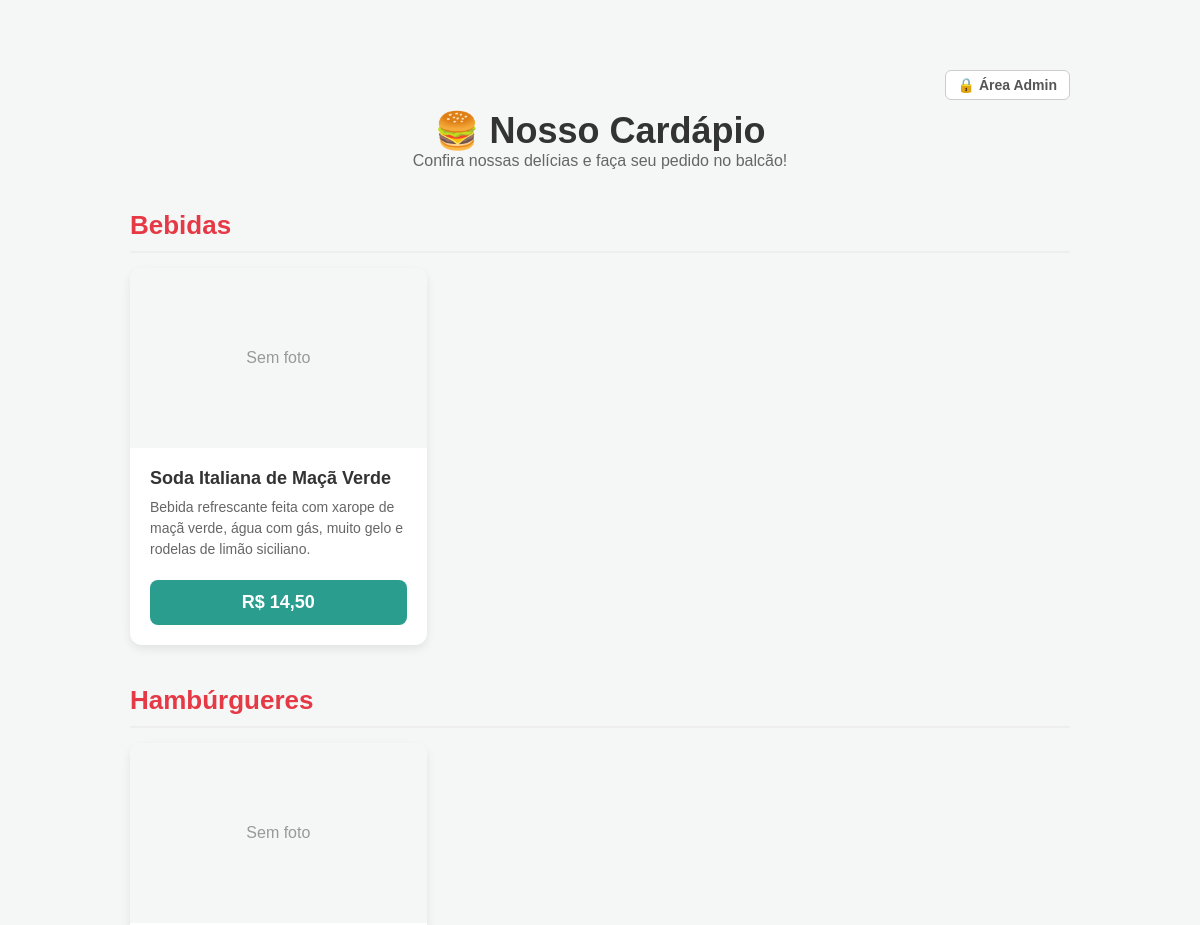
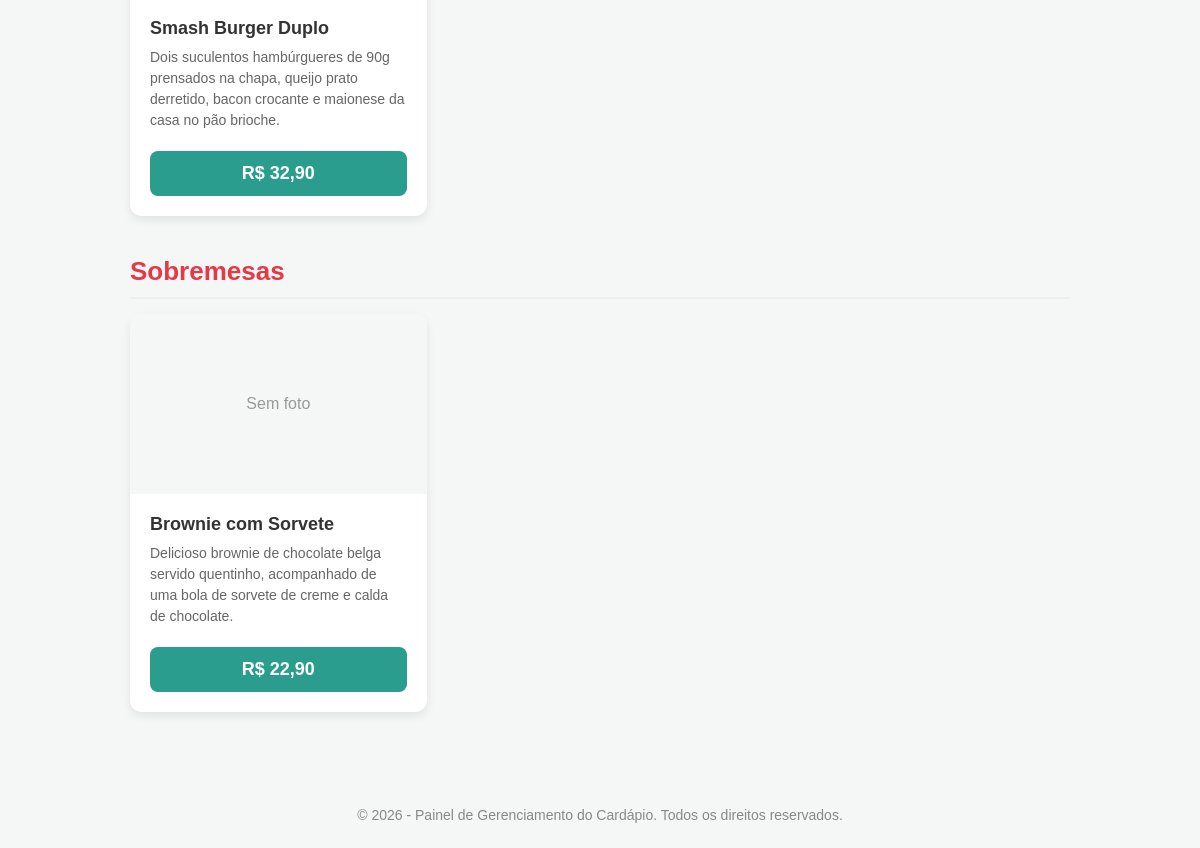
The page / on the database its author committed (2 pictures, top to bottom).
### tables this page shows
CREATE TABLE produtos (
    id INT AUTO_INCREMENT PRIMARY KEY,
    categoria_id INT NOT NULL,
    nome VARCHAR(100) NOT NULL,
    descricao TEXT,
    preco DECIMAL(10,2) NOT NULL,
    imagem VARCHAR(255) DEFAULT 'sem-foto.jpg',
    disponivel BOOLEAN DEFAULT TRUE,
    FOREIGN KEY (categoria_id) REFERENCES categorias(id)
);

CREATE TABLE categorias (
    id INT AUTO_INCREMENT PRIMARY KEY,
    nome VARCHAR(50) NOT NULL
);

### index.php (the view, shortened to what this page needs)
<?php
if (isset($_SESSION["usuario_nome"])) {
    $url_admin = "admin/dashboard.php";
    $texto_btn = "⚙️ Ir para o Dashboard";
} else {
    $url_admin = "login.php";
    $texto_btn = "🔒 Área Admin";
}
require_once "config/conexao.php";
$sql = "SELECT p.*, c.nome as categoria_nome
        FROM produtos p
        JOIN categorias c ON p.categoria_id = c.id
        WHERE p.disponivel = 1
        ORDER BY c.nome, p.nome";
$resultado = mysqli_query($conexao, $sql);
$cardapio_agrupado = [];
while ($item = mysqli_fetch_assoc($resultado)) {
    $categoria = $item['categoria_nome'];
    $cardapio_agrupado[$categoria][] = $item;
}
?>
<!DOCTYPE html>
<html lang="pt-BR">
<head>
    <link rel="stylesheet" href="assets/style.css">
</head>
<body>
    <div class="main-container" style="max-width: 1000px; background: transparent; box-shadow: none;">
        <div style="display: flex; justify-content: flex-end; margin-bottom: 10px;">
            <a href="<?php echo $url_admin; ?>" style="color: #555; text-decoration: none; font-size: 14px; border: 1px solid #ccc; padding: 6px 12px; border-radius: 6px; background-color: white; transition: 0.3s; font-weight: bold;">
                <?php echo $texto_btn; ?>
            </a>
        </div>
        <div style="text-align: center; margin-bottom: 30px;">
            <h1 style="color: #333; font-size: 36px;">🍔 Nosso Cardápio</h1>
            <p style="color: #666;">Confira nossas delícias e faça seu pedido no balcão!</p>
        </div>
        <?php if (empty($cardapio_agrupado)): ?>
            <div style="text-align: center; padding: 50px; background: white; border-radius: 8px;">
                <h3 style="color: #888;">Nenhum produto disponível no momento. Volte mais tarde!</h3>
            </div>
        <?php else: ?>
            <?php foreach ($cardapio_agrupado as $categoria => $produtos): ?>
                <h2 class="categoria-titulo"><?php echo htmlspecialchars($categoria); ?></h2>
                <div class="grid-cardapio">
                    <?php foreach ($produtos as $produto): ?>
                        <div class="card-produto">
                            <div class="card-imagem">
                                <?php if (!empty($produto['imagem']) && $produto['imagem'] !== 'sem-foto.jpg'): ?>
                                    <img src="uploads/produtos/<?php echo $produto['imagem']; ?>" alt="<?php echo htmlspecialchars($produto['nome']); ?>">
                                <?php else: ?>
                                    <span>Sem foto</span>
                                <?php endif; ?>
                            </div>
                            <div class="card-corpo">
                                <h3 class="card-titulo"><?php echo htmlspecialchars($produto['nome']); ?></h3>
                                <p class="card-descricao"><?php echo htmlspecialchars($produto['descricao']); ?></p>
                                <div class="card-preco">
                                    R$ <?php echo number_format($produto['preco'], 2, ',', '.'); ?>
                                </div>
                            </div>
                        </div>
                    <?php endforeach; ?>
                </div> <?php endforeach; ?>
        <?php endif; ?>
    </div>
    <?php include 'includes/footer.php'; ?>
</body>
</html>

### includes/footer.php (shortened to what this page needs)
<footer class="rodape">
    <p>&copy; <?php echo date('Y'); ?> - Painel de Gerenciamento do Cardápio. Todos os direitos reservados.</p>
</footer>
</body>
</html>

### assets/style.css (style rules this page uses)
* { margin: 0; padding: 0; box-sizing: border-box; font-family: Arial, sans-serif; }
body { background-color: #f4f7f6; color: #333; }
.main-container { max-width: 900px; margin: 40px auto; background: white; padding: 30px; border-radius: 8px; box-shadow: 0 4px 15px rgba(0,0,0,0.1); }
.rodape { text-align: center; padding: 25px; margin-top: 40px; color: #888; font-size: 14px; }
.categoria-titulo { font-size: 26px; color: #e63946; margin: 40px 0 15px 0; border-bottom: 2px solid #eee; padding-bottom: 10px; }
.grid-cardapio { display: grid; grid-template-columns: repeat(auto-fill, minmax(280px, 1fr)); gap: 25px; }
.card-produto { background: white; border-radius: 12px; box-shadow: 0 4px 10px rgba(0,0,0,0.08); overflow: hidden; display: flex; flex-direction: column; transition: transform 0.3s ease; }
.card-imagem { height: 180px; background: #f4f7f6; display: flex; align-items: center; justify-content: center; overflow: hidden; color: #999; }
.card-corpo { padding: 20px; display: flex; flex-direction: column; flex: 1; }
.card-titulo { font-size: 18px; font-weight: bold; color: #333; margin-bottom: 8px; }
.card-descricao { font-size: 14px; color: #666; margin-bottom: 20px; flex: 1; line-height: 1.5; }
.card-preco { background-color: #2a9d8f; color: white; text-align: center; padding: 12px; border-radius: 8px; font-weight: bold; font-size: 18px; }

### rows shown on the page
produtos: imagem "Sem foto", nome "Soda Italiana de Maçã Verde", descricao "Bebida refrescante feita com xarope de maçã verde, água com gás, muito gelo e rodelas de limão siciliano.", preco "14,50"
produtos: imagem "Sem foto", nome "Smash Burger Duplo", descricao "Dois suculentos hambúrgueres de 90g prensados na chapa, queijo prato derretido, bacon crocante e maionese da casa no pão brioche.", preco "32,90"
produtos: categoria.nome "Sobremesas", imagem "Sem foto", nome "Brownie com Sorvete", descricao "Delicioso brownie de chocolate belga servido quentinho, acompanhado de uma bola de sorvete de creme e calda de chocolate.", preco "22,90"

### other values the page prints
$texto_btn "🔒 Área Admin"
$categoria "Bebidas"
$categoria "Hambúrgueres"
